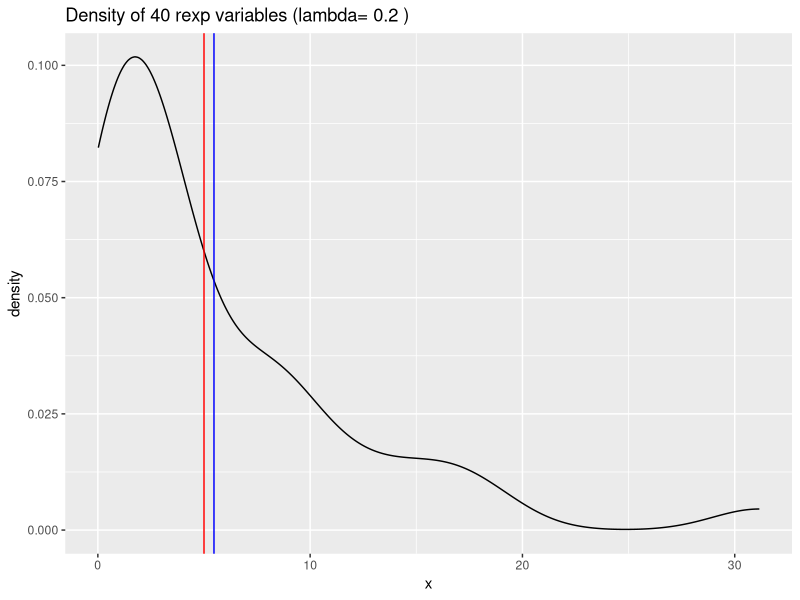

R code for this plot:
lambda <- 0.2
pop.mean <- 1 / lambda
pop.sd <- 1 / lambda
pop.variance <- pop.sd^2
s <- 40
set.seed(20150107)

r <- rexp(s, lambda)
mean <- mean(r)

library(ggplot2)
g <- ggplot(data=data.frame(x=r), aes(x=x))
g <- g + geom_density()
g <- g + geom_vline(xintercept = pop.mean, colour="red")
g <- g + geom_vline(xintercept = mean, colour="blue")
g <- g + ggtitle(paste("Density of", s, "rexp variables (lambda=", lambda, ")"))
print(g)

print(paste("population mean:", pop.mean))
print(paste("sample mean:", round(mean, 3)))
print(paste("difference:", round(mean - pop.mean, 3)))

variance <- sum((r - mean)^2) / (s - 1)

print(paste("population variance:", pop.variance))
print(paste("sample variance:", round(variance, 3)))
print(paste("difference:", round(variance - pop.variance, 3)))
